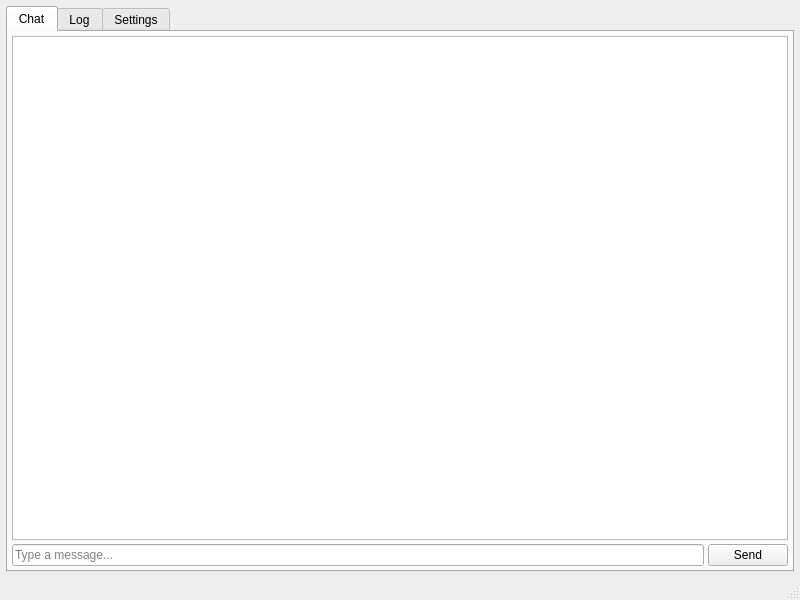
<?xml version="1.0" encoding="UTF-8"?>
<ui version="4.0">
 <class>MainWindow</class>
 <widget class="QMainWindow" name="MainWindow">
  <property name="geometry">
   <rect>
    <x>0</x>
    <y>0</y>
    <width>800</width>
    <height>600</height>
   </rect>
  </property>
  <property name="windowTitle">
   <string>MainWindow</string>
  </property>
  <widget class="QWidget" name="centralwidget">
   <layout class="QHBoxLayout" name="mainLayout">
    <property name="spacing">
     <number>0</number>
    </property>
    <property name="margin">
     <number>0</number>
    </property>
    <item>
     <widget class="QWidget" name="videoArea">
      <layout class="QVBoxLayout" name="videoAreaLayout">
       <property name="spacing">
        <number>0</number>
       </property>
       <property name="margin">
        <number>0</number>
       </property>
       <item>
        <widget class="QWidget" name="remoteVideoContainer">
         <layout class="QVBoxLayout" name="remoteVideoLayout">
          <property name="spacing">
           <number>0</number>
          </property>
          <property name="margin">
           <number>0</number>
          </property>
         </layout>
        </widget>
       </item>
      </layout>
      <widget class="QWidget" name="videoContainer">
       <property name="geometry">
        <rect>
         <x>20</x>
         <y>20</y>
         <width>240</width>
         <height>160</height>
        </rect>
       </property>
       <layout class="QVBoxLayout" name="videoLayout">
        <property name="spacing">
         <number>0</number>
        </property>
        <property name="margin">
         <number>0</number>
        </property>
       </layout>
      </widget>
     </widget>
    </item>
    <item>
     <widget class="QWidget" name="sidePanel">
      <property name="minimumWidth">
       <number>260</number>
      </property>
      <property name="maximumWidth">
       <number>480</number>
      </property>
      <layout class="QVBoxLayout" name="sideLayout">
       <property name="spacing">
        <number>6</number>
       </property>
       <property name="margin">
        <number>6</number>
       </property>
       <item>
        <widget class="QTabWidget" name="sideTabWidget">
         <property name="tabPosition">
          <enum>QTabWidget::North</enum>
         </property>
         <property name="tabShape">
          <enum>QTabWidget::Rounded</enum>
         </property>
         <widget class="QWidget" name="chatTab">
          <attribute name="title">
           <string>Chat</string>
          </attribute>
          <layout class="QVBoxLayout" name="chatLayout">
           <property name="spacing">
            <number>4</number>
           </property>
           <property name="margin">
            <number>4</number>
           </property>
           <item>
            <widget class="QTextBrowser" name="chatView"/>
           </item>
           <item>
            <widget class="QWidget" name="chatInputPanel">
             <layout class="QHBoxLayout" name="chatInputLayout">
              <property name="spacing">
               <number>4</number>
              </property>
              <property name="margin">
               <number>0</number>
              </property>
              <item>
               <widget class="QLineEdit" name="chatLineEdit">
                <property name="placeholderText">
                 <string>Type a message...</string>
                </property>
               </widget>
              </item>
              <item>
               <widget class="QPushButton" name="btnSendChat">
                <property name="text">
                 <string>Send</string>
                </property>
               </widget>
              </item>
             </layout>
            </widget>
           </item>
          </layout>
         </widget>
         <widget class="QWidget" name="logTab">
          <attribute name="title">
           <string>Log</string>
          </attribute>
          <layout class="QVBoxLayout" name="logLayout">
           <property name="spacing">
            <number>4</number>
           </property>
           <property name="margin">
            <number>4</number>
           </property>
           <item>
            <widget class="QPlainTextEdit" name="logView">
             <property name="readOnly">
              <bool>true</bool>
             </property>
            </widget>
           </item>
          </layout>
         </widget>
         <widget class="QWidget" name="settingsTab">
          <attribute name="title">
           <string>Settings</string>
          </attribute>
          <layout class="QFormLayout" name="settingsLayout">
           <item row="0" column="0">
            <widget class="QLabel" name="labelSettings">
             <property name="text">
              <string>General</string>
             </property>
            </widget>
           </item>
           <item row="1" column="0">
            <widget class="QCheckBox" name="chkMuteOnJoin">
             <property name="text">
              <string>Mute on join</string>
             </property>
            </widget>
           </item>
           <item row="2" column="0">
            <widget class="QCheckBox" name="chkHideSelfView">
             <property name="text">
              <string>Hide self preview</string>
             </property>
            </widget>
           </item>
          </layout>
         </widget>
        </widget>
       </item>
      </layout>
     </widget>
    </item>
   </layout>
  </widget>
  <widget class="QMenuBar" name="menubar">
   <property name="geometry">
    <rect>
     <x>0</x>
     <y>0</y>
     <width>800</width>
     <height>18</height>
    </rect>
   </property>
  </widget>
  <widget class="QStatusBar" name="statusbar"/>
 </widget>
 <resources/>
 <connections/>
</ui>
